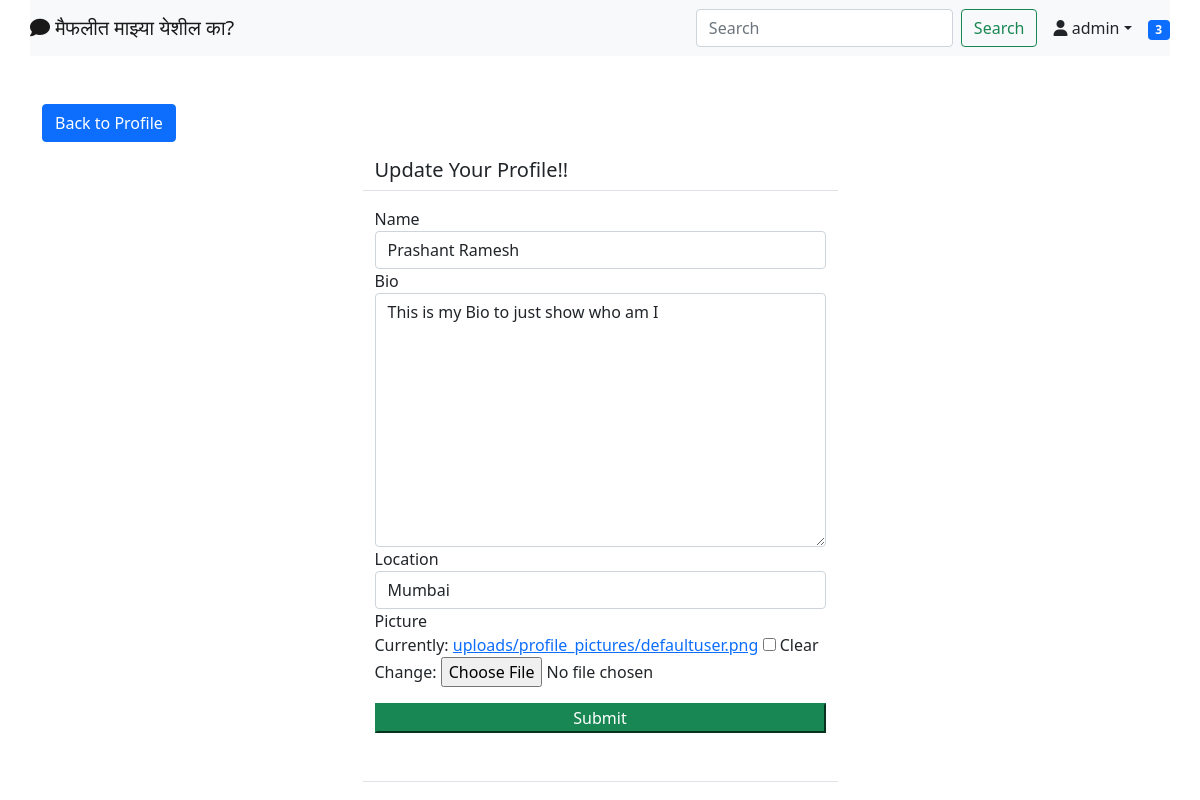
Page /blog/profile/edit/1 (signed in) on the committed database.
### blog/models.py (models this page shows)
class UserProfile(models.Model):
    user = models.OneToOneField(User, primary_key=True, verbose_name='user', related_name='profile', on_delete=models.CASCADE)
    name = models.CharField(max_length=30, blank=True, null=True)
    bio = models.TextField(max_length=500, blank=True, null=True)
    birthDate = models.DateField(null=True, blank=True)
    location = models.CharField(max_length=100, blank=True, null=True)
    picture = models.ImageField(upload_to='uploads/profile_Pictures', default='uploads/profile_pictures/defaultuser.png', blank=True)
    followers = models.ManyToManyField(User, blank=True, related_name='followers')

### blog/views.py (the view, shortened to what this page needs)
# urls.py: path('profile/edit/<int:pk>', ProfileEditView.as_view(), name='profile-edit'),
class ProfileEditView(LoginRequiredMixin, UserPassesTestMixin, UpdateView):
    model = UserProfile
    fields = ['name', 'bio', 'birth_date', 'location', 'picture']
    template_name = 'blog/profile_edit.html'
    def test_func(self):
        profile = self.get_object()
        return self.request.user == profile.user

### landing/templatetags/custom_tags.py (called while the page is built)
@register.inclusion_tag('blog/show_notifications.html', takes_context=True)
def show_notifications(context):
	request_user = context['request'].user
	notifications = Notification.objects.filter(to_user=request_user).exclude(user_has_seen=True).order_by('-date')
	return {'notifications': notifications}

### blog/templates/blog/profile_edit.html (shortened to what this page needs)
{% extends 'landing/base.html' %}
{% load crispy_forms_tags %}
{% block content %}
<div class="container">
    <div class="row mt-5">
        <div class="col-md-5 col-sm-6">
            <a href="{% url 'profile' object.pk %}" class="btn btn-primary">Back to Profile</a>
        </div>
    </div>
    <div class="row justify-content-center mt-3">
        <div class="col-md-5 col-sm-12 border-bottom">
            <h5>Update Your Profile!!</h5>
        </div>
    </div>
    <div class="row justify-content-center mt-3">
        <div class="col-md-5 col-sm-12 border-bottom">
            <form method="POST" enctype="multipart/forms-data">
                {{form|crispy}}
                <div class="d-grid gap-2">
                    <button class="btb btn-success mt-3 mb-5">Submit</button>
                </div>
            </form>
        </div>
    </div>
</div>
{% endblock content %}

### landing/templates/landing/navbar.html (shortened to what this page needs)
{% load custom_tags %}
 <div class="container gx-0">
  <nav class="navbar navbar-expand-lg navbar-light bg-light">
    <div class="container-fluid">
        <a class="navbar-brand"
          {% if user.is_authenticated %}
            href="{% url 'post-list' %}"
          {% else %}
          href="{% url 'index' %}"
          {% endif %}
        >
            <i class="fas fa-comment"></i>
            मैफलीत माझ्या येशील का?
          </a>
      <div class="collapse navbar-collapse" id="navbarTogglerDemo02">
      <form class="d-flex" method='GET' action={% url 'post-search' %}>
        <input class="form-control me-2" type="search" placeholder="Search" aria-label="Search" name="query" value="{{ request.GET.query }}">
        <button class="btn btn-outline-success" type="submit">Search</button>
          {% if user.is_authenticated %}
            <div class="nav-item dropdown">
              <a class="nav-link dropdown-toggle text-dark" data-bs-toggle="dropdown" href="#" role="button" aria-expanded="false"><i class="fas fa-user"></i> {{ request.user }}</a>
            </div>
            <div class="nav-item">
               {% show_notifications %}
            </div>
          {% endif %}
      </div>
    </div>
  </nav>
</div>

### static/style.css (style rules this page uses)
.dropdown { position: relative; display: inline-block; }

### rows in the picture
UserProfile: name "Prashant Ramesh", bio "This is my Bio to just show who am I", location "Mumbai"

### other values in the picture
{{ request.user }} "admin"
{{ notifications.count }} "3"
